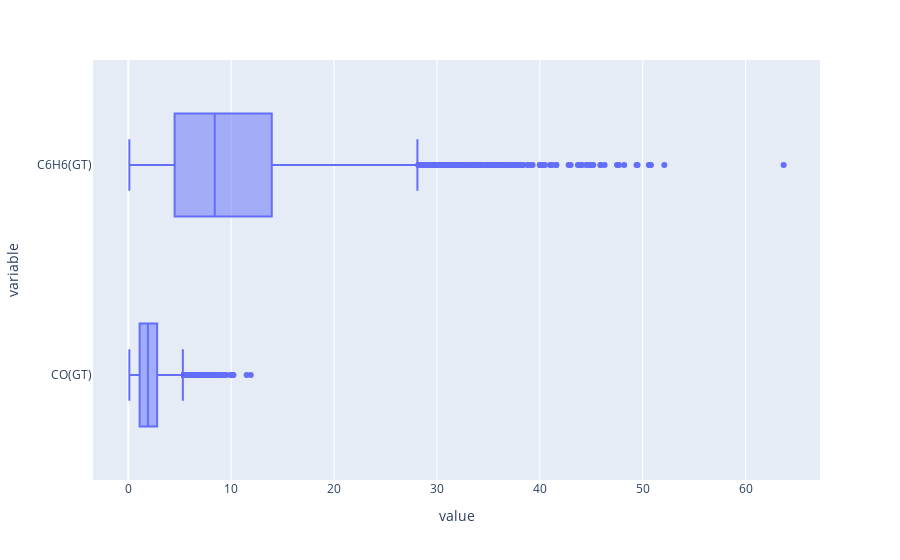

Write notebook code for a chart like this one.
### Markdown cell above
### 5.2 boxplot for numeric columns

### Code cell
import plotly.express as px
fig = px.box(df, ['CO(GT)','C6H6(GT)'])
fig.show()

### Figure 1 — Plotly figure (JSON) as saved in the notebook; plotly's stock layout.template omitted (floating-point values rounded to 4 significant figures; data arrays with more than 128 entries replaced by an {"elided": "..."} marker saying what was removed)
{"data": [{"alignmentgroup": "True", "hovertemplate": "value=%{x}<br>variable=%{y}<extra></extra>", "legendgroup": "", "marker": {"color": "#636efa"}, "name": "", "notched": false, "offsetgroup": "", "orientation": "h", "showlegend": false, "type": "box", "x": {"elided": "18714 float values"}, "x0": " ", "xaxis": "x", "y": {"elided": "18714 str values"}, "y0": " ", "yaxis": "y"}], "layout": {"autosize": true, "boxmode": "group", "legend": {"tracegroupgap": 0}, "margin": {"t": 60}, "xaxis": {"anchor": "y", "autorange": true, "domain": [0, 1], "range": [-3.433, 67.23], "title": {"text": "value"}, "type": "linear"}, "yaxis": {"anchor": "x", "autorange": true, "domain": [0, 1], "range": [-0.5, 1.5], "title": {"text": "variable"}, "type": "category"}}}
